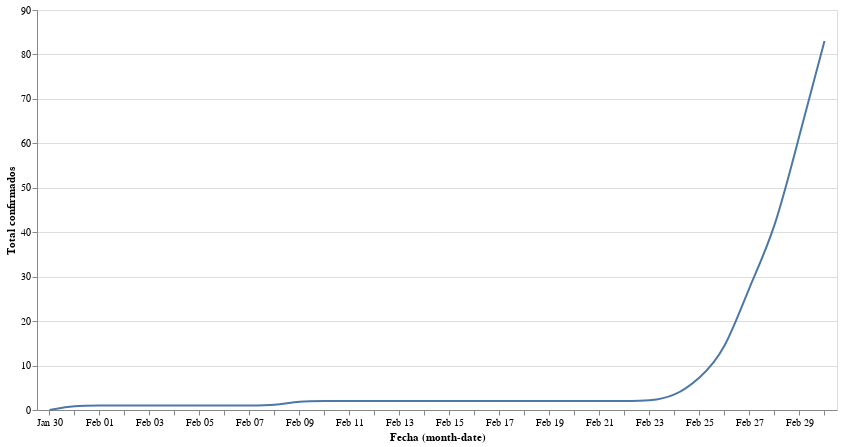

The notebook cell saved with this chart:
### Markdown cell above
## Total

### Code cell
#collapse

import requests
import pandas as pd
from io import BytesIO
import numpy as np
import altair as alt

# get data
response = requests.get('https://docs.google.com/spreadsheet/ccc?key=1FwOXbkWeuS1LHrKxhSfepGtsgQ6iIEQZmWig_JKo8z0&output=csv')
assert response.status_code == 200, 'Wrong status code'
data = response.content
df = pd.read_csv(BytesIO(data), parse_dates=['Fecha'], dayfirst=True)

# Create a selection that chooses the nearest point & selects based on x-value
source = df
nearest = alt.selection(type='single', nearest=True, on='mouseover',
                        fields=['Total confirmados'], empty='none')

# The basic line
line = alt.Chart(source).mark_line(interpolate='basis').encode(
    x='monthdate(Fecha):O',
    y='Total confirmados:Q',
)

# Transparent selectors across the chart. This is what tells us
# the x-value of the cursor
selectors = alt.Chart(source).mark_point().encode(
    x='monthdate(Fecha):O',
    opacity=alt.value(0),
).add_selection(
    nearest
)

# Draw points on the line, and highlight based on selection
points = line.mark_point().encode(
    opacity=alt.condition(nearest, alt.value(1), alt.value(0))
)

# Draw text labels near the points, and highlight based on selection
text = line.mark_text(align='left', dx=5, dy=-5).encode(
    text=alt.condition(nearest, 'Total confirmados:Q', alt.value(' '))
)

# Draw a rule at the location of the selection
rules = alt.Chart(source).mark_rule(color='gray').encode(
    x='monthdate(Fecha):O',
).transform_filter(
    nearest
)

# Put the five layers into a chart and bind the data
alt.layer(
    line, selectors, points, rules, text
).properties(
    width=800, height=400
)

### Figure 1 — Vega-Lite specification as saved in the notebook (floating-point values rounded to 4 significant figures)
{"config": {"view": {"continuousWidth": 400, "continuousHeight": 300}}, "layer": [{"mark": {"type": "line", "interpolate": "basis"}, "encoding": {"x": {"type": "ordinal", "field": "Fecha", "timeUnit": "monthdate"}, "y": {"type": "quantitative", "field": "Total confirmados"}}}, {"mark": "point", "encoding": {"opacity": {"value": 0}, "x": {"type": "ordinal", "field": "Fecha", "timeUnit": "monthdate"}}, "selection": {"selector001": {"type": "single", "nearest": true, "on": "mouseover", "fields": ["Total confirmados"], "empty": "none"}}}, {"mark": "point", "encoding": {"opacity": {"condition": {"value": 1, "selection": "selector001"}, "value": 0}, "x": {"type": "ordinal", "field": "Fecha", "timeUnit": "monthdate"}, "y": {"type": "quantitative", "field": "Total confirmados"}}}, {"mark": {"type": "rule", "color": "gray"}, "encoding": {"x": {"type": "ordinal", "field": "Fecha", "timeUnit": "monthdate"}}, "transform": [{"filter": {"selection": "selector001"}}]}, {"mark": {"type": "text", "align": "left", "dx": 5, "dy": -5}, "encoding": {"text": {"condition": {"type": "quantitative", "field": "Total confirmados", "selection": "selector001"}, "value": " "}, "x": {"type": "ordinal", "field": "Fecha", "timeUnit": "monthdate"}, "y": {"type": "quantitative", "field": "Total confirmados"}}}], "data": {"name": "data-2e02dc09fad1fd9b1bf3ac954c8850da"}, "height": 400, "width": 800, "$schema": "https://vega.github.io/schema/vega-lite/v4.0.2.json", "datasets": {"data-2e02dc09fad1fd9b1bf3ac954c8850da": [{"Fecha": "2020-01-30T00:00:00", "Asturias": 0, "Andalucía": 0, "Aragón": 0, "Baleares": 0, "Canarias": 0, "Cantabria": 0, "Cataluña": 0, "Castilla y León": 0, "Castilla-La Mancha": 0, "Comunidad de Madrid": 0, "Comunidad Valenciana": 0, "Extremadura": 0, "Navarra": 0, "País Vasco": 0, "Total confirmados": 0}, {"Fecha": "2020-01-31T00:00:00", "Asturias": 0, "Andalucía": 0, "Aragón": 0, "Baleares": 0, "Canarias": 1, "Cantabria": 0, "Cataluña": 0, "Castilla y León": 0, "Castilla-La Mancha": 0, "Comunidad de Madrid": 0, "Comunidad Valenciana": 0, "Extremadura": 0, "Navarra": 0, "País Vasco": 0, "Total confirmados": 1}, {"Fecha": "2020-02-01T00:00:00", "Asturias": 0, "Andalucía": 0, "Aragón": 0, "Baleares": 0, "Canarias": 1, "Cantabria": 0, "Cataluña": 0, "Castilla y León": 0, "Castilla-La Mancha": 0, "Comunidad de Madrid": 0, "Comunidad Valenciana": 0, "Extremadura": 0, "Navarra": 0, "País Vasco": 0, "Total confirmados": 1}, {"Fecha": "2020-02-02T00:00:00", "Asturias": 0, "Andalucía": 0, "Aragón": 0, "Baleares": 0, "Canarias": 1, "Cantabria": 0, "Cataluña": 0, "Castilla y León": 0, "Castilla-La Mancha": 0, "Comunidad de Madrid": 0, "Comunidad Valenciana": 0, "Extremadura": 0, "Navarra": 0, "País Vasco": 0, "Total confirmados": 1}, {"Fecha": "2020-02-03T00:00:00", "Asturias": 0, "Andalucía": 0, "Aragón": 0, "Baleares": 0, "Canarias": 1, "Cantabria": 0, "Cataluña": 0, "Castilla y León": 0, "Castilla-La Mancha": 0, "Comunidad de Madrid": 0, "Comunidad Valenciana": 0, "Extremadura": 0, "Navarra": 0, "País Vasco": 0, "Total confirmados": 1}, {"Fecha": "2020-02-04T00:00:00", "Asturias": 0, "Andalucía": 0, "Aragón": 0, "Baleares": 0, "Canarias": 1, "Cantabria": 0, "Cataluña": 0, "Castilla y León": 0, "Castilla-La Mancha": 0, "Comunidad de Madrid": 0, "Comunidad Valenciana": 0, "Extremadura": 0, "Navarra": 0, "País Vasco": 0, "Total confirmados": 1}, {"Fecha": "2020-02-05T00:00:00", "Asturias": 0, "Andalucía": 0, "Aragón": 0, "Baleares": 0, "Canarias": 1, "Cantabria": 0, "Cataluña": 0, "Castilla y León": 0, "Castilla-La Mancha": 0, "Comunidad de Madrid": 0, "Comunidad Valenciana": 0, "Extremadura": 0, "Navarra": 0, "País Vasco": 0, "Total confirmados": 1}, {"Fecha": "2020-02-06T00:00:00", "Asturias": 0, "Andalucía": 0, "Aragón": 0, "Baleares": 0, "Canarias": 1, "Cantabria": 0, "Cataluña": 0, "Castilla y León": 0, "Castilla-La Mancha": 0, "Comunidad de Madrid": 0, "Comunidad Valenciana": 0, "Extremadura": 0, "Navarra": 0, "País Vasco": 0, "Total confirmados": 1}, {"Fecha": "2020-02-07T00:00:00", "Asturias": 0, "Andalucía": 0, "Aragón": 0, "Baleares": 0, "Canarias": 1, "Cantabria": 0, "Cataluña": 0, "Castilla y León": 0, "Castilla-La Mancha": 0, "Comunidad de Madrid": 0, "Comunidad Valenciana": 0, "Extremadura": 0, "Navarra": 0, "País Vasco": 0, "Total confirmados": 1}, {"Fecha": "2020-02-08T00:00:00", "Asturias": 0, "Andalucía": 0, "Aragón": 0, "Baleares": 0, "Canarias": 1, "Cantabria": 0, "Cataluña": 0, "Castilla y León": 0, "Castilla-La Mancha": 0, "Comunidad de Madrid": 0, "Comunidad Valenciana": 0, "Extremadura": 0, "Navarra": 0, "País Vasco": 0, "Total confirmados": 1}, {"Fecha": "2020-02-09T00:00:00", "Asturias": 0, "Andalucía": 0, "Aragón": 0, "Baleares": 1, "Canarias": 1, "Cantabria": 0, "Cataluña": 0, "Castilla y León": 0, "Castilla-La Mancha": 0, "Comunidad de Madrid": 0, "Comunidad Valenciana": 0, "Extremadura": 0, "Navarra": 0, "País Vasco": 0, "Total confirmados": 2}, {"Fecha": "2020-02-10T00:00:00", "Asturias": 0, "Andalucía": 0, "Aragón": 0, "Baleares": 1, "Canarias": 1, "Cantabria": 0, "Cataluña": 0, "Castilla y León": 0, "Castilla-La Mancha": 0, "Comunidad de Madrid": 0, "Comunidad Valenciana": 0, "Extremadura": 0, "Navarra": 0, "País Vasco": 0, "Total confirmados": 2}, {"Fecha": "2020-02-11T00:00:00", "Asturias": 0, "Andalucía": 0, "Aragón": 0, "Baleares": 1, "Canarias": 1, "Cantabria": 0, "Cataluña": 0, "Castilla y León": 0, "Castilla-La Mancha": 0, "Comunidad de Madrid": 0, "Comunidad Valenciana": 0, "Extremadura": 0, "Navarra": 0, "País Vasco": 0, "Total confirmados": 2}, {"Fecha": "2020-02-12T00:00:00", "Asturias": 0, "Andalucía": 0, "Aragón": 0, "Baleares": 1, "Canarias": 1, "Cantabria": 0, "Cataluña": 0, "Castilla y León": 0, "Castilla-La Mancha": 0, "Comunidad de Madrid": 0, "Comunidad Valenciana": 0, "Extremadura": 0, "Navarra": 0, "País Vasco": 0, "Total confirmados": 2}, {"Fecha": "2020-02-13T00:00:00", "Asturias": 0, "Andalucía": 0, "Aragón": 0, "Baleares": 1, "Canarias": 1, "Cantabria": 0, "Cataluña": 0, "Castilla y León": 0, "Castilla-La Mancha": 0, "Comunidad de Madrid": 0, "Comunidad Valenciana": 0, "Extremadura": 0, "Navarra": 0, "País Vasco": 0, "Total confirmados": 2}, {"Fecha": "2020-02-14T00:00:00", "Asturias": 0, "Andalucía": 0, "Aragón": 0, "Baleares": 1, "Canarias": 1, "Cantabria": 0, "Cataluña": 0, "Castilla y León": 0, "Castilla-La Mancha": 0, "Comunidad de Madrid": 0, "Comunidad Valenciana": 0, "Extremadura": 0, "Navarra": 0, "País Vasco": 0, "Total confirmados": 2}, {"Fecha": "2020-02-15T00:00:00", "Asturias": 0, "Andalucía": 0, "Aragón": 0, "Baleares": 1, "Canarias": 1, "Cantabria": 0, "Cataluña": 0, "Castilla y León": 0, "Castilla-La Mancha": 0, "Comunidad de Madrid": 0, "Comunidad Valenciana": 0, "Extremadura": 0, "Navarra": 0, "País Vasco": 0, "Total confirmados": 2}, {"Fecha": "2020-02-16T00:00:00", "Asturias": 0, "Andalucía": 0, "Aragón": 0, "Baleares": 1, "Canarias": 1, "Cantabria": 0, "Cataluña": 0, "Castilla y León": 0, "Castilla-La Mancha": 0, "Comunidad de Madrid": 0, "Comunidad Valenciana": 0, "Extremadura": 0, "Navarra": 0, "País Vasco": 0, "Total confirmados": 2}, {"Fecha": "2020-02-17T00:00:00", "Asturias": 0, "Andalucía": 0, "Aragón": 0, "Baleares": 1, "Canarias": 1, "Cantabria": 0, "Cataluña": 0, "Castilla y León": 0, "Castilla-La Mancha": 0, "Comunidad de Madrid": 0, "Comunidad Valenciana": 0, "Extremadura": 0, "Navarra": 0, "País Vasco": 0, "Total confirmados": 2}, {"Fecha": "2020-02-18T00:00:00", "Asturias": 0, "Andalucía": 0, "Aragón": 0, "Baleares": 1, "Canarias": 1, "Cantabria": 0, "Cataluña": 0, "Castilla y León": 0, "Castilla-La Mancha": 0, "Comunidad de Madrid": 0, "Comunidad Valenciana": 0, "Extremadura": 0, "Navarra": 0, "País Vasco": 0, "Total confirmados": 2}, {"Fecha": "2020-02-19T00:00:00", "Asturias": 0, "Andalucía": 0, "Aragón": 0, "Baleares": 1, "Canarias": 1, "Cantabria": 0, "Cataluña": 0, "Castilla y León": 0, "Castilla-La Mancha": 0, "Comunidad de Madrid": 0, "Comunidad Valenciana": 0, "Extremadura": 0, "Navarra": 0, "País Vasco": 0, "Total confirmados": 2}, {"Fecha": "2020-02-20T00:00:00", "Asturias": 0, "Andalucía": 0, "Aragón": 0, "Baleares": 1, "Canarias": 1, "Cantabria": 0, "Cataluña": 0, "Castilla y León": 0, "Castilla-La Mancha": 0, "Comunidad de Madrid": 0, "Comunidad Valenciana": 0, "Extremadura": 0, "Navarra": 0, "País Vasco": 0, "Total confirmados": 2}, {"Fecha": "2020-02-21T00:00:00", "Asturias": 0, "Andalucía": 0, "Aragón": 0, "Baleares": 1, "Canarias": 1, "Cantabria": 0, "Cataluña": 0, "Castilla y León": 0, "Castilla-La Mancha": 0, "Comunidad de Madrid": 0, "Comunidad Valenciana": 0, "Extremadura": 0, "Navarra": 0, "País Vasco": 0, "Total confirmados": 2}, {"Fecha": "2020-02-22T00:00:00", "Asturias": 0, "Andalucía": 0, "Aragón": 0, "Baleares": 1, "Canarias": 1, "Cantabria": 0, "Cataluña": 0, "Castilla y León": 0, "Castilla-La Mancha": 0, "Comunidad de Madrid": 0, "Comunidad Valenciana": 0, "Extremadura": 0, "Navarra": 0, "País Vasco": 0, "Total confirmados": 2}, {"Fecha": "2020-02-23T00:00:00", "Asturias": 0, "Andalucía": 0, "Aragón": 0, "Baleares": 1, "Canarias": 1, "Cantabria": 0, "Cataluña": 0, "Castilla y León": 0, "Castilla-La Mancha": 0, "Comunidad de Madrid": 0, "Comunidad Valenciana": 0, "Extremadura": 0, "Navarra": 0, "País Vasco": 0, "Total confirmados": 2}, {"Fecha": "2020-02-24T00:00:00", "Asturias": 0, "Andalucía": 0, "Aragón": 0, "Baleares": 1, "Canarias": 2, "Cantabria": 0, "Cataluña": 0, "Castilla y León": 0, "Castilla-La Mancha": 0, "Comunidad de Madrid": 0, "Comunidad Valenciana": 0, "Extremadura": 0, "Navarra": 0, "País Vasco": 0, "Total confirmados": 3}, {"Fecha": "2020-02-25T00:00:00", "Asturias": 0, "Andalucía": 0, "Aragón": 0, "Baleares": 1, "Canarias": 3, "Cantabria": 0, "Cataluña": 1, "Castilla y León": 0, "Castilla-La Mancha": 0, "Comunidad de Madrid": 1, "Comunidad Valenciana": 1, "Extremadura": 0, "Navarra": 0, "País Vasco": 0, "Total confirmados": 7}, {"Fecha": "2020-02-26T00:00:00", "Asturias": 0, "Andalucía": 1, "Aragón": 0, "Baleares": 1, "Canarias": 6, "Cantabria": 0, "Cataluña": 2, "Castilla y León": 0, "Castilla-La Mancha": 0, "Comunidad de Madrid": 2, "Comunidad Valenciana": 1, "Extremadura": 0, "Navarra": 0, "País Vasco": 0, "Total confirmados": 13}, {"Fecha": "2020-02-27T00:00:00", "Asturias": 0, "Andalucía": 6, "Aragón": 0, "Baleares": 1, "Canarias": 7, "Cantabria": 0, "Cataluña": 2, "Castilla y León": 0, "Castilla-La Mancha": 0, "Comunidad de Madrid": 4, "Comunidad Valenciana": 8, "Extremadura": 0, "Navarra": 0, "País Vasco": 0, "Total confirmados": 28}, {"Fecha": "2020-02-28T00:00:00", "Asturias": 0, "Andalucía": 10, "Aragón": 0, "Baleares": 1, "Canarias": 7, "Cantabria": 0, "Cataluña": 3, "Castilla y León": 2, "Castilla-La Mancha": 0, "Comunidad de Madrid": 5, "Comunidad Valenciana": 9, "Extremadura": 0, "Navarra": 0, "País Vasco": 3, "Total confirmados": 40}, {"Fecha": "2020-02-29T00:00:00", "Asturias": 1, "Andalucía": 12, "Aragón": 0, "Baleares": 2, "Canarias": 7, "Cantabria": 1, "Cataluña": 6, "Castilla y León": 2, "Castilla-La Mancha": 1, "Comunidad de Madrid": 10, "Comunidad Valenciana": 14, "Extremadura": 0, "Navarra": 1, "País Vasco": 5, "Total confirmados": 62}, {"Fecha": "2020-03-01T00:00:00", "Asturias": 1, "Andalucía": 12, "Aragón": 0, "Baleares": 2, "Canarias": 7, "Cantabria": 1, "Cataluña": 12, "Castilla y León": 3, "Castilla-La Mancha": 1, "Comunidad de Madrid": 15, "Comunidad Valenciana": 15, "Extremadura": 4, "Navarra": 1, "País Vasco": 9, "Total confirmados": 83}]}}
